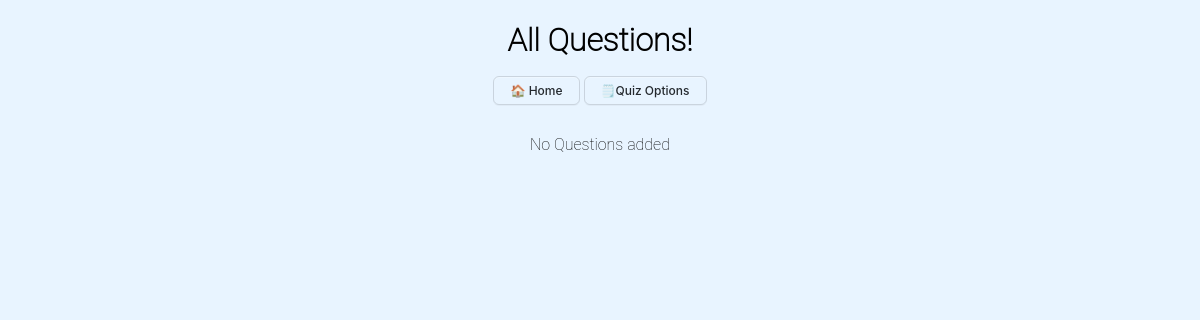
Page /view_questions/22 on the earlier database version.
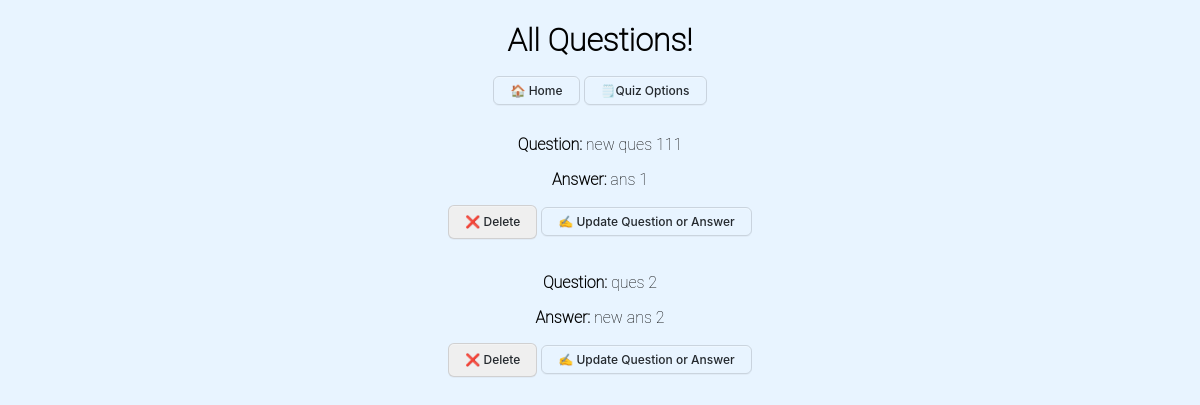
Same page on the later database version.
### tables this page shows
CREATE TABLE questions(quiz_id INTEGER NOT NULL, question TEXT NOT NULL,question_id INTEGER PRIMARY KEY,answer TEXT NOT NULL,UNIQUE(quiz_id, question),FOREIGN KEY (quiz_id) REFERENCES quiz(id));

### app.py (the view)
@app.route('/view_questions/<quiz_id>', methods=['GET'])
def view_questions(quiz_id):
    connect = sqlite3.connect('database.db')
    cursor = connect.cursor()
    cursor.execute("SELECT * FROM questions WHERE quiz_id = ?", (int(quiz_id),))
    all_questions = cursor.fetchall() # fetches all the questions in quiz in a tuple
    connect.close()
    return render_template('view.html',all_questions=all_questions,quiz_id=str(quiz_id))

### templates/view.html (shortened to what this page needs)
<!DOCTYPE html>
<html lang="en">
<head>
</head>
<body>
    <h1>All Questions!</h1>
    <a href="/welcome">🏠 Home</a>
    <a href="/crud_options/{{quiz_id}}">🗒️Quiz Options</a><br><br>
    {% if all_questions %}
        {% for question in all_questions %}
            <p><b>Question: </b>{{ question[1] }}</p>
            <p><b>Answer: </b> {{ question[3] }}</p>
            <form method="POST" action="/delete/{{ quiz_id }}/{{ question[2] }}">
                <button type="submit">❌ Delete</button>
            </form>
            <a href="/change/{{ quiz_id }}/{{ question[2] }}">
                ✍️ Update Question or Answer
            </a>
            <br><br>
        {% endfor %}
    {% else %}
        <p>No Questions added</p>
    {% endif %}
</body>
</html>

### templates/view.html (style rules this page uses)
body { background-color: #e8f4ff; text-align: center; }
h1,p { font-family: "Roboto Thin", sans-serif; }
a,button {  background-color: #FAFBFC; border: 1px solid rgba(27, 31, 35, 0.15); border-radius: 6px; box-shadow: rgba(27, 31, 35, 0.04) 0 1px 0, rgba(255, 255, 255, 0.25) 0 1px 0 inset; box-sizing: border-box; color: #24292E; cursor: pointer; display: inline-block; font-family: -apple-system, system-ui, "Segoe UI", Helvetica, Arial, sans-serif, "Apple Color Emoji", "Segoe UI Emoji"; font-size: 12px; font-weight: 500; line-height: 20px; list-style: none; padding: 6px 16px; position: relative; transition: background-color 0.2s cubic-bezier(0.3, 0, 0.5, 1); touch-action: manipulation; vertical-align: middle; white-space: nowrap; word-wrap: break-word; text-decoration: none; }
a,form { display: inline; }

Differences in the rows shown:
added questions: question "new ques 111", answer "ans 1"
added questions: question "ques 2", answer "new ans 2"
Other differences:
text no longer shown: "No Questions added"
